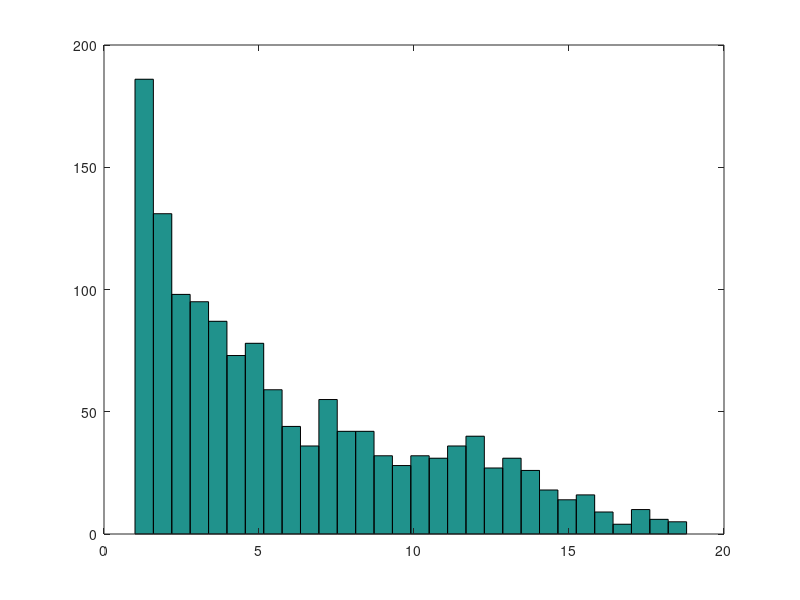

MATLAB code to generate this figure:
function [jumptimes, systsize] = simmd1(tmax, lambda)
% SIMMD1 simulate a M/D/1 queueing system. Poisson arrivals 
% of intensity lambda, deterministic service times S=1.
% 
% [jumptimes, systsize] = simmd1(tmax, lambda)
%
% Inputs: tmax - simulation interval
%         lambda - arrival intensity 
%
% Outputs: jumptimes - time points of arrivals or departures
%          systsize - system size in M/D/1 queue
%	   systtime - system times
 
% Authors: R.Gaigalas, I.Kaj
% v1.2 07-Oct-02


% set default parameter values if ommited
if (nargin==0)
 tmax=1500;
 lambda=0.95;
end

arrtime=-log(rand)/lambda;  % Poisson arrivals
i=1;                  
  while (min(arrtime(i,:))<=tmax)
    arrtime = [arrtime; arrtime(i, :)-log(rand)/lambda];  
    i=i+1;
  end
n=length(arrtime);           % arrival times t_1,...t_n         

arrsubtr=arrtime-(0:n-1)';           % t_k-(k-1)
arrmatrix=arrsubtr*ones(1,n);        
deptime=(1:n)+max(triu(arrmatrix));  % departure times 
                                     % u_k=k+max(t_1,..,t_k-k+1)
				     
B=[ones(n,1) arrtime ; -ones(n,1) deptime']; 
Bsort=sortrows(B,2);                 % sort jumps in order
jumps=Bsort(:,1);
jumptimes=[0;Bsort(:,2)];
systsize=[0;cumsum(jumps)];                 % M/D/1 process
systtime=deptime-arrtime';                  % system times 

% plot a histogram of system times
hist(systtime,30);



